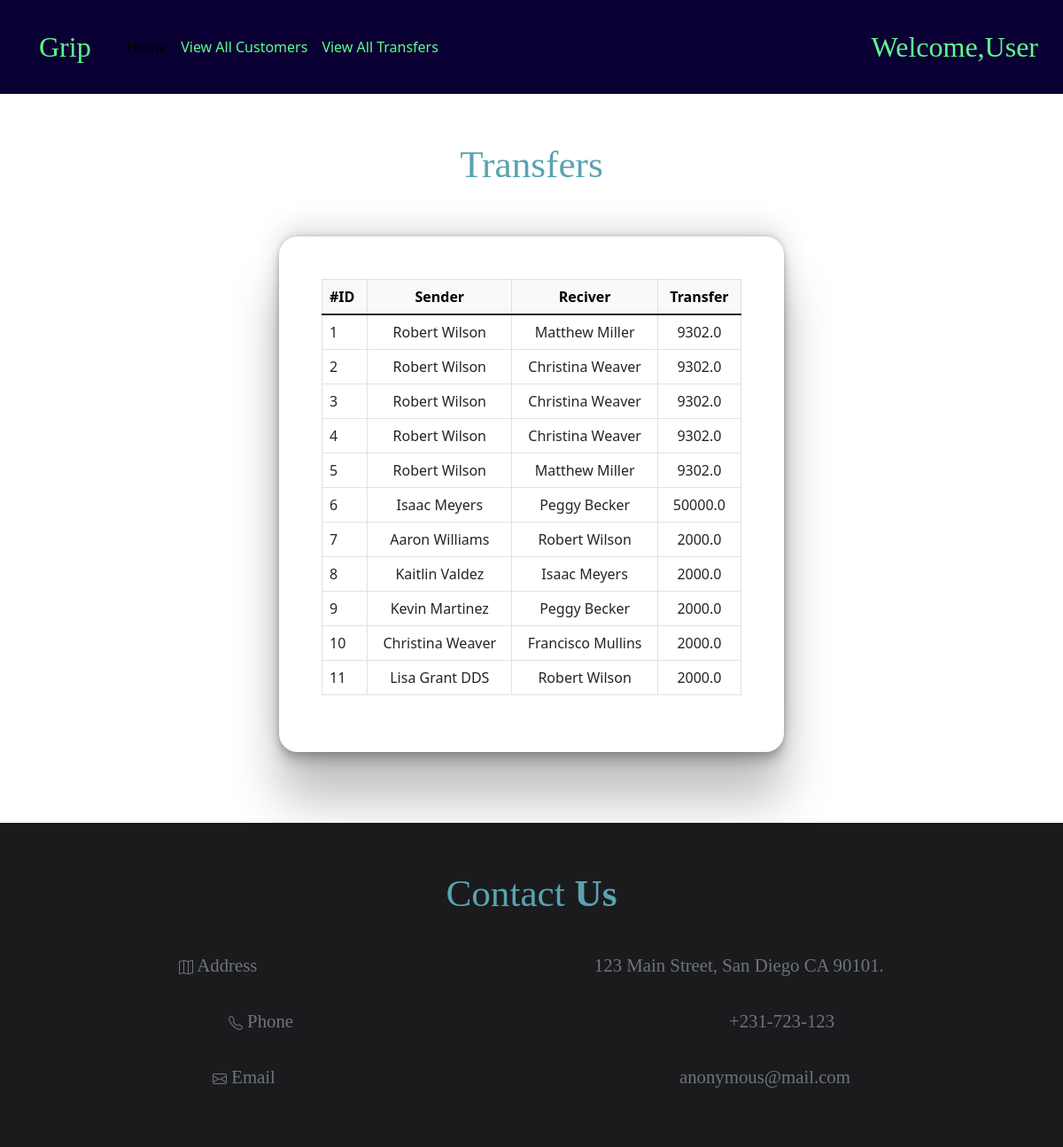
Page /transfers/ on the committed database.
### bank_site/models.py (models this page shows)
class Transfer(models.Model):
    name = models.ForeignKey(customers,on_delete=models.CASCADE)
    revicer = models.CharField(max_length=255)
    send = models.FloatField()

class customers(models.Model):
    name = models.CharField(max_length=225)
    email = models.EmailField()
    address = models.TextField()
    balance = models.FloatField()

### bank_site/views.py (the view)
# urls.py: path('transfers/',views.view_all_transfers,name='all_transfers')
def view_all_transfers(request):
    transfers = Transfer.objects.all()
    return render(request,'transfers.html',context={'transfers':transfers})

### bank_site/templates/transfers.html (shortened to what this page needs)
<!DOCTYPE>
{% load static %}
<html>
    <head>
        <link href="https://cdn.jsdelivr.net/npm/bootstrap@5.1.3/dist/css/bootstrap.min.css" rel="stylesheet">
        <link rel="stylesheet" href="{% static 'css/view_all_css.css' %}">
    </head>
    <body>
        <nav class="navbar navbar-expand-lg navbar-light nav-bg-color nav-edit">
            <div class="container-fluid">
                <a class="navbar-brand nav-brand m-3 px-3" href="#">Grip</a>
                <div class="collapse navbar-collapse" id="na">
                    <div class="navbar-nav">
                      <a class="nav-link active" aria-current="page" href="#">Home</a>
                      <a class="nav-link nav-text-color" href="{% url 'bank_site:view_all' %}">View All Customers</a>
                        <a class="nav-link nav-text-color" href="{% url 'bank_site:all_transfers' %}">View All Transfers</a>
                    </div>
                </div>
                <div class="d-flex justify-content-end">
                    <a class="nav-link nav-brand" href="#">Welcome,User</a>
                </div>
            </div>
        </nav>
        <div class="container py-5">
            <div class="text-center">
                <p class="main-font">Transfers</p>
            </div>
            <div class="row d-flex justify-content-center">
                    <div class="view-all p-5">
                       <table class='table table-bordered py-5'>
                          <thead class="table-light">
                           <tr>
                            <th>#ID</th>
                            <th class="text-center">Sender </th>
                            <th class="text-center">Reciver</th>
                             <th class="text-center">Transfer</th>
                           </tr>
                         </thead>
                           {% for i in transfers %}
                             <tr>
                               <td class="m-2 p-2"><script>document.write(j)</script></td>
                               <td class="m-2 p-2"><span class="d-flex justify-content-around">{{ i.name.name }} </span></td>
                               <td class="m-2 p-2"><span class="d-flex justify-content-around">{{ i.revicer }}</span></td>
                               <td class="m-2 p-2"><span class="d-flex justify-content-around">{{ i.send }} </span></td>
                             </tr>
                           {% endfor %}
                        </table>
                    </div>
            </div>
        </div>
        <div class="container-fluid py-5 footer-background">
            <div class="text-center">
                <p class="main-font">Contact <strong>Us</strong></p>
            </div>
            <div class="row">
                <div class="col">
                    <div class="d-flex justify-content-around text-muted pt-3">
                        <p class="sub-font">
                            Address
                        </p>
                        <p class="sub-font">
                            123 Main Street, San Diego CA 90101.
                        </p>
                    </div>
                    <div class="d-flex justify-content-around text-muted pt-3">
                        <p class="sub-font">
                            Phone
                        </p>
                        <p class="sub-font">
                            +231-723-123
                        </p>
                    </div>
                    <div class="d-flex justify-content-around text-muted pt-3">
                        <p class="sub-font">
                            Email
                        </p>
                        <p class="sub-font">
                            anonymous@mail.com
                        </p>
                    </div>
                </div>
            </div>
        </div>
    </body>
</html>

### static/css/view_all_css.css (style rules this page uses)
.view-all { background-color: #fff; box-shadow: rgba(0, 0, 0, 0.25) 0px 54px 55px, rgba(0, 0, 0, 0.12) 0px -12px 30px, rgba(0, 0, 0, 0.12) 0px 4px 6px, rgba(0, 0, 0, 0.17) 0px 12px 13px, rgba(0, 0, 0, 0.09) 0px -3px 5px; height: 50%; width: 50%; display: block; padding: 1em; margin: 2em; border-radius: 1.3rem; }
.main-font { font-family: 'Lobster', cursive; font-size: 2.7rem; color: #58A4B0; }
.sub-font { font-family: 'Dancing Script', cursive; font-size: 1.3rem; }
.nav-bg-color { background-color: #0B0033; }
.nav-brand { color: #5EFC8D !important; font-family: 'Lobster', cursive; font-size: 2rem; }
.nav-text-color { color: #5EFC8D !important; }
.footer-background { background-color: #1B1B1E; }

### rows in the picture
Transfer: name.name "Robert Wilson", revicer "Matthew Miller", send "9302.0"
Transfer: name.name "Robert Wilson", revicer "Christina Weaver", send "9302.0"
Transfer: name.name "Robert Wilson", revicer "Christina Weaver", send "9302.0"
Transfer: name.name "Robert Wilson", revicer "Christina Weaver", send "9302.0"
Transfer: name.name "Robert Wilson", revicer "Matthew Miller", send "9302.0"
Transfer: name.name "Isaac Meyers", revicer "Peggy Becker", send "50000.0"
Transfer: name.name "Aaron Williams", revicer "Robert Wilson", send "2000.0"
Transfer: name.name "Kaitlin Valdez", revicer "Isaac Meyers", send "2000.0"
Transfer: name.name "Kevin Martinez", revicer "Peggy Becker", send "2000.0"
Transfer: name.name "Christina Weaver", revicer "Francisco Mullins", send "2000.0"
Transfer: name.name "Lisa Grant DDS", revicer "Robert Wilson", send "2000.0"
